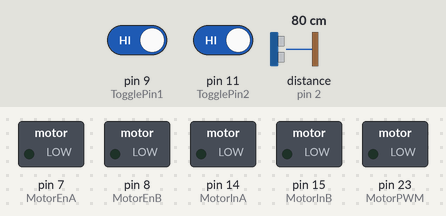
Simulated run of this sketch. Board: Arduino Mega 2560, built with avr-gcc and run on an emulated ATmega2560. On the bench: switched loads named in the sketch (green lamp = pin HIGH). The test bench sets the inputs (shaded band); at power-on: distance to the obstacle (sensor on pin 2) 80 cm, pin 9 (TogglePin1) HIGH, pin 11 (TogglePin2) HIGH. The echo pulse lasts 58.3 µs per cm; what the sketch prints to the serial monitor is not drawn.

Above: at 1.2 s.
1.3 s: distance to the obstacle (sensor on pin 2) set to 33 cm
4.3 s: distance to the obstacle (sensor on pin 2) set to 26 cm
At 6.2 s:
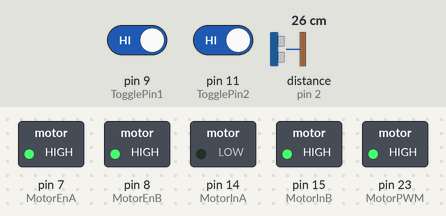
At 38.5 s:
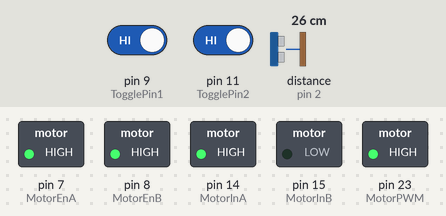
Timing chart, 0 to 39.6 s (numbered marks = the images above; inputs shaded):
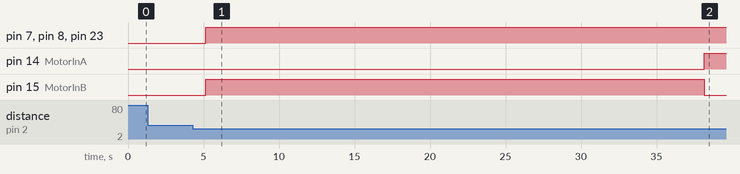

Measured:
- the behaviour switches between 30 and 29 cm on distance to the obstacle (sensor on pin 2) (found by bisection; images 0 and 1)
- after the input at 1.3 s, every drawn part: stays the same
- after the input at 4.3 s, pin 7 (MotorEnA), pin 8 (MotorEnB), pin 23 (MotorPWM): LOW → HIGH after 0.85 s; pin 14 (MotorInA): LOW → HIGH after 33.8 s; pin 15 (MotorInB): LOW → HIGH after 0.85 s, → LOW 33.0 s later

The sketch:

CSTARInteractiveShelves.ino
```cpp
/*
 April 2, 2021  -> Bobby will bring latest code he has on Monday
                -> Do not upload this code into bar shelves until confirmation is made about being the latest code made
                -> Toggle Switch integration when MOVING DOWN & ANIMATE

 April 14, 2021 -> Below is latest code as per Bobby and Edgar
                -> Adding Toggle Switch functionality
                          ----
                          | 1 |-- Animate(go down,wait, go up)
                          | 2 |---- OFF
                          | 3 |-- go Down
                          ----
  April 30, 2021 -> Integrating Debounce funtion to switch

  July 19, 2021 -> Testing Control switch box code with main code for compability

July 20, 2021 -> Site installation for new functionality
                          code seems to be a different one that previous uploaded
                          motions are:
                              1. "close to sensor" = UP/DOWN
                              2. "middle of shelf" = ANIMATION
                          reverse = retract / going down
                          forward = expand / going up
*/

#include <Arduino.h>
#include <Ultrasonic.h>
#include <Bounce2.h>

//Object delare and pin Setting
Ultrasonic ultrasonic(3, 2);  // (trig, echo)

Bounce DebounceUP = Bounce();
Bounce DebounceDOWN = Bounce();

//Functions calling
void print_status();
float PWM_Increase_Forward();
float PWM_Increase_Reverse();
void Move_Forward();
void Move_Reverse();
void Motor_Stop();

//--pin setup--//
//Motor Driver
const int MotorInA = 14, MotorInB = 15;
const int MotorEnA = 7, MotorEnB = 8;
const int MotorPWM = 23;
const int MotorCS = A5;

//Toggle Switch Configuration
const int TogglePin1 = 9;
const int TogglePin2 = 11;
int ToggleUP;
int ToggleDOWN;

//--global variables--//
//Motor Controller
float Motor_Speed;
float NewSpeed;
bool shelfDown = false;  //false
/*
Shelf # 5:
1. right now shelf got stuck on going down and shelf is physically down
2. changing value of shelfdown to true helps with shelf go up, but gets the shelf stuck on going up and shelf is physically up
3. changing the value back to false, makes the shelf go to animation after bootup but doesnt go up. sensor activates going down when triggered but gets stuck on that function while shelf is already down.
4. cycling through step 1 and 2 but this time with cycle/animation commented out
5. after shelfdown value is changed back to false, shelf going down motion does get activated, but it gets stuck on the function and doesnt allow the sensor to read other functions (13sec between each serial.print)

Shelf # 6:
(shelf 1 has different code, serial.prints are in spanish)
1. right now shelf got stuck on going down and shelf is physically down
2. first upload went into going down after bootup and got stuck, shelf is already down
3. second upload made the shelf go up, but motor got stuck midway. (motor seems to be not sufficient)
4. switching between false and tre makes the shelf move either up or down.
5. motor is giving out going up similar as the previous shelf (even with help it doesnt go all the way up)


*/
//float sensorValue, current; //
//int waitingTime = 1000;     //
//int maxCurrentLimit = 300;  // if Current sensor is used
//bool ShelfJammed = false;   //
//bool Jamming = false;       //

//ultrasonic sensor
int distance;  // Ultrasonic reading
//int distHOLD = 40;       // Last Ultrasonic reading
float speedRate = 15;     // PWM speed rate increment
int DELAY = 250;          // Delay between increase (150)
float Rate = 1.07;        // Rate for ramp up (1.03)
int countUP = 0;          // Shelves go UP
int countDOWN = 0;        // Shelves go DOWN
int countCYCLE = 0;       // Shelves Cycle
int distance_limit = 30;  // limit for reading values

void setup() {
  Serial.begin(9600);
  Serial.println("I'm waking up");

  //Pin calling for Motor Controller
  pinMode(MotorInA, OUTPUT);
  pinMode(MotorInB, OUTPUT);
  pinMode(MotorEnA, OUTPUT);
  pinMode(MotorEnB, OUTPUT);
  pinMode(MotorPWM, OUTPUT);
  pinMode(MotorCS, INPUT);

  //Pin calling for Toggle Switch
  DebounceUP.attach(TogglePin1, INPUT_PULLUP);
  DebounceUP.interval(5);
  DebounceDOWN.attach(TogglePin2, INPUT_PULLUP);
  DebounceDOWN.interval(5);

  //Motor Controller
  digitalWrite(MotorInA, LOW);
  digitalWrite(MotorInB, LOW);
  digitalWrite(MotorEnA, LOW);
  digitalWrite(MotorEnB, LOW);

  Serial.println("Initialization successful");
}

void loop() {
  distance = ultrasonic.read();
  DebounceUP.update();
  DebounceDOWN.update();
  ToggleUP = DebounceUP.read();
  ToggleDOWN = DebounceDOWN.read();

   print_status();
  // Hand moving CLOSER to sensor = [CLOSE shelves]  ///OCT12/23 -> hand less then 6 will go down if shelfdown = false
  if ((distance <= 6) && (shelfDown != true))  //(distance > 7) && (distance < distance_limit)
  {
    countDOWN++;
    countUP = 0;
    countCYCLE = 0;
    delay(100);
  }

  // // Hand moving AWAY from sensor = [OPEN shelves] ///OCT12/23 -> hand less then 6 will go up if shelfdown = true
  if ((distance <= 6) && (shelfDown == true))  //(distance > 7) && (distance < distance_limit)
  {
    countUP++;
    countDOWN = 0;
    countCYCLE = 0;
    delay(100);
  }

  // Hand close to sensor = [CYCLE shelves]
  if ((distance > 7) && (distance < distance_limit))  //(distance <= 6)
  {
    countCYCLE++;
    countDOWN = 0;
    countUP = 0;
    delay(100);
  }

  ///////////////////
  //  READ COUNTS  //
  ///////////////////

  // Shelves go Down[OPEN]
  if ((countDOWN == 4) || (ToggleDOWN == 0)) {
    Serial.println("Going DOWN");
    Move_Reverse();
    //PWM_Increase_Reverse();
    countDOWN = 0;
    countUP = 0;
    countCYCLE = 0;
    speedRate = 15;
    shelfDown = true;
    // DebounceUP.update();
    // DebounceDOWN.update();
    delay(1000);  // wait 1 sec
  }

  //Shelves go Up[CLOSE] or Toggle switch is in position 3
  if (countUP == 4) {
    Serial.println("Going UP");
    Move_Forward();
    // PWM_Increase_Forward();
    countDOWN = 0;
    countUP = 0;
    countCYCLE = 0;
    speedRate = 15;
    shelfDown = false;
    delay(1000);  // wait 1 sec
  }

  //Shelves Animate(go Down, wait, go Up) or Toggle Switch is in Position 1
  if ((countCYCLE == 4) || (ToggleUP == 0))  //countCYCLE ==6
  {
    Serial.println("Animation mode");
    Move_Reverse(); // 13 sec to go all down
    //PWM_Increase_Reverse();
    delay(33000);  //going down time + waiting time 13+20 = 33sec delay. Shelf stays down for 15s (Shelf stays down for 20s -> 5000)
    Move_Forward();// 17-18 sec to go all the way up
    //PWM_Increase_Forward();
    countDOWN = 0;
    countUP = 0;
    countCYCLE = 0;
    speedRate = 15;
    DebounceUP.update();
    DebounceDOWN.update();
    delay(1000);  // wait 1 sec
  }

  //RESET COUNTS//
  if ((distance > 40) && (ToggleUP && ToggleDOWN == 1)) {  // If no hand sensed, reset.
    Serial.println("Waiting for command");
    countDOWN = 0;
    countUP = 0;
    countCYCLE = 0;
  }

  // // Hold last distance reading
  // // distHOLD = distance;
  delay(50);  // overall delay
}

void print_status() {
  Serial.print("Distance in CM: ");
  Serial.print(distance);
  Serial.print("\t");
  // Serial.print("HOLDING DiST: ");
  // Serial.print(distHOLD);
  // Serial.print("\t");
  Serial.print("Down Count: ");
  Serial.print(countDOWN);
  Serial.print("\t");
  Serial.print("UP Count: ");
  Serial.print(countUP);
  Serial.print("\t");
  Serial.print("Cycle Count: ");
  Serial.print(countCYCLE);
  Serial.print("\t");
  Serial.print("bool_shelfDown: ");
  Serial.print(shelfDown);
  Serial.print("\t");
  Serial.print("Speed: ");
  Serial.print(Motor_Speed);
  Serial.print("\t");
  Serial.print("Down Toggle Pos: ");
  Serial.print(ToggleDOWN);
  Serial.print("\t");
  Serial.print("Up Toogle Pos: ");
  Serial.println(ToggleUP);
  return;
}

// Shelves gradually speed up then slow down at end in the "up" direction.
float PWM_Increase_Forward() {
  for (float i = 255; i < 256; i = i + speedRate)  //i=50
  {
    Motor_Speed = i;

    Move_Forward();
    speedRate = speedRate * Rate;
    Serial.print(Motor_Speed);
    Serial.print("\t");
    Serial.print(speedRate);
    delay(DELAY);
  }
  delay(14750);                                    // 15500
  for (float i = 255; i > 200; i = i - speedRate)  //i>100
  {
    Motor_Speed = i;
    Move_Forward();
    speedRate = speedRate * Rate;
    Serial.print("\t");
    Serial.print(Motor_Speed);
    Serial.print("\t");
    Serial.println(speedRate);
    //Serial.println(Motor_Speed);
    delay(DELAY);
  }
}

// Shelves gradually speed up then slow down at end in the "down" direction.
float PWM_Increase_Reverse() {
  for (float i = 175; i < 256; i = i + speedRate)  //i=50
  {
    Motor_Speed = i;
    Move_Reverse();
    speedRate = speedRate * Rate;
    //Serial.println(Motor_Speed);
    delay(DELAY);
  }
  // delay(12000);
  for (float i = 255; i > 256; i = i - speedRate)  //i>75
  {
    Motor_Speed = i;
    Move_Reverse();
    speedRate = speedRate * Rate;
    //Serial.println(Motor_Speed);
    delay(DELAY);
  }
}

//----Motor Functions----//
void Move_Forward() {  // Lower Shelf
  //NewSpeed = Motor_Speed;
  digitalWrite(MotorEnA, HIGH);
  digitalWrite(MotorEnB, HIGH);
  digitalWrite(MotorInA, HIGH);
  digitalWrite(MotorInB, LOW);
  analogWrite(MotorPWM, 255);
  //Serial.println("avanzando");
}

void Move_Reverse() {  // Retract Shelf
  //NewSpeed = Motor_Speed;
  digitalWrite(MotorEnA, HIGH);
  digitalWrite(MotorEnB, HIGH);
  digitalWrite(MotorInA, LOW);
  digitalWrite(MotorInB, HIGH);
  analogWrite(MotorPWM, 255);
  //Serial.println("retrocediendo");
}

void Motor_Stop() {  // Motor stops no matter what direction its going
  digitalWrite(MotorEnA, HIGH);
  digitalWrite(MotorEnB, HIGH);
  digitalWrite(MotorInA, LOW);
  digitalWrite(MotorInB, LOW);
  digitalWrite(MotorPWM, HIGH);
  //Serial.println("estoy parando");
}
```
